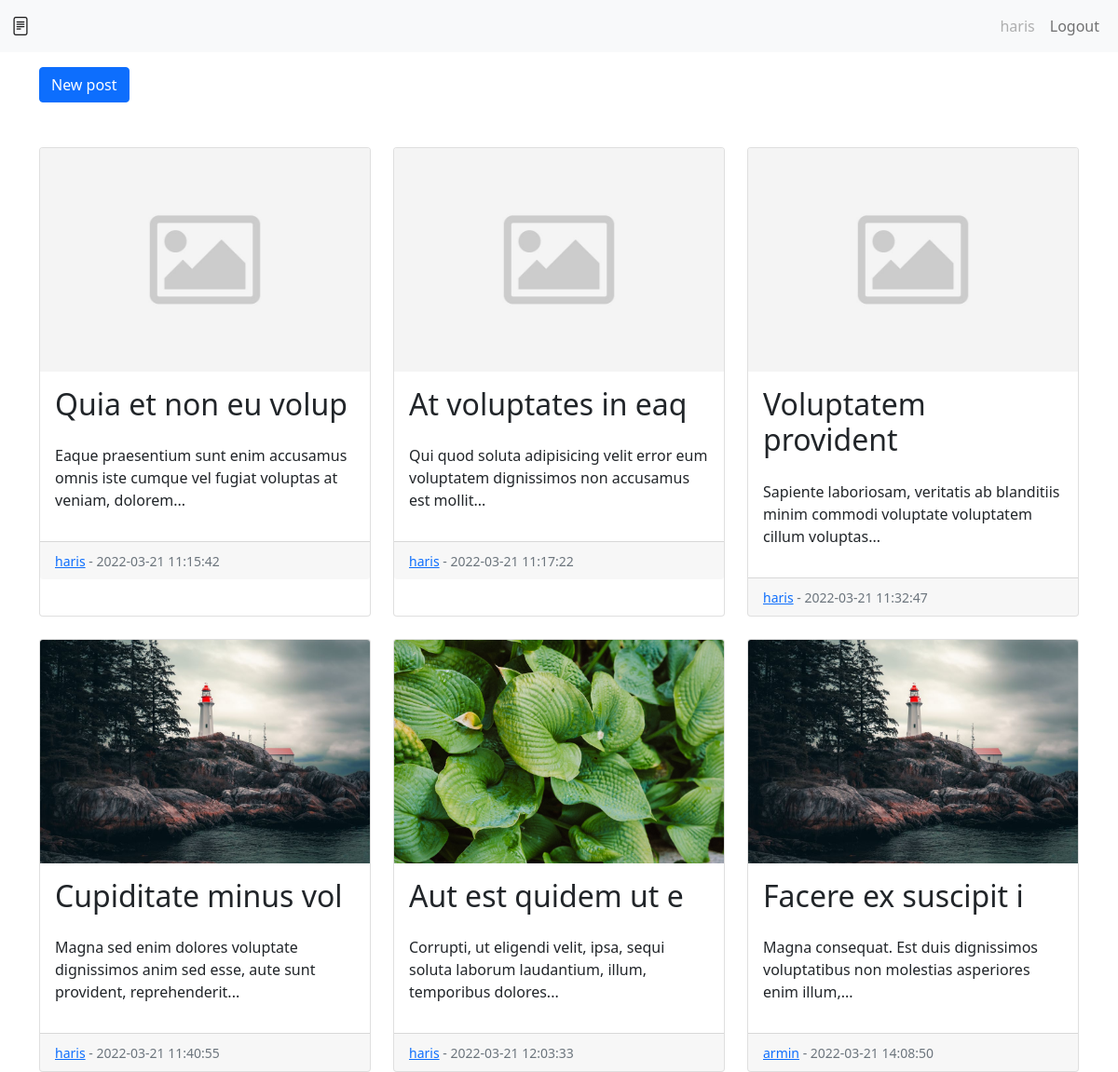
The page / (signed in) on the database its author committed.
### flaskr/models/user.py (models this page shows, shortened)
class User(db.Model):
    __tablename__ = 'users'
    id = db.Column(db.Integer, primary_key=True)
    username = db.Column(db.String, nullable=False)
    password = db.Column(db.String, nullable=False)

### flaskr/models/post.py (models this page shows, shortened)
class Post(db.Model):
    __tablename__ = 'posts'
    id = db.Column(db.Integer, primary_key=True)
    created = db.Column(db.DateTime, default=datetime.datetime.utcnow())
    image = db.Column(db.Text, nullable=False)
    title = db.Column(db.Text, nullable=False)
    body = db.Column(db.Text, nullable=False)
    author_id = db.Column(db.Integer, db.ForeignKey('users.id'), nullable=False)
    author = db.relationship('User')

### flaskr/posts.py (the view)
@bp.route('/', methods=('GET', 'POST'))
@login_required
def index():
    posts = Post.query.all()
    return render_template('posts/index.html', posts=posts)

### flaskr/auth.py (called while the page is built)
@bp.before_app_request
def load_logged_in_user():
    user_id = session.get('user_id')
    if not user_id:
        g.user = None
    else:
        g.user = User.query.filter_by(id=user_id).first()

def login_required(view):
    @functools.wraps(view)
    def wrapper(*args, **kwargs):
        if not g.user:
            return redirect(url_for('auth.login'))
        return view(*args, **kwargs)
    return wrapper

### flaskr/templates/posts/index.html (shortened to what this page needs)
{%extends 'base.html'%}
{%block content%}
<div class="row mb-4">
    <div class="col-2">
        <a href="{{url_for('posts.create')}}" class="btn btn-primary">New post</a>
    </div>
</div>
<div class="row row-cols-1 row-cols-md-3">
    {%for post in posts%}
    <div class="col g-4">
        <div class="card h-100">
            <a href="{{url_for('posts.show', post_id=post['id'])}}" style="text-decoration: none; color: inherit;">
                <img class="card-img-top" style="height: 30vh; object-fit: cover;"
                     src="{{url_for('static', filename=post['image'])}}"
                     alt="#">
                <div class="card-body">
                    <div class="card-title mb-4">
                        <h2>{{post.title}}</h2>
                    </div>
                    <div class="card-text">
                        <p>{{post.body|truncate(100)}}</p>
                    </div>
                </div>
            </a>
            <div class="card-footer text-muted">
                <small>
                    <a href="{{url_for('posts.by_author', username=post.author.username)}}">{{post.author.username}}</a>
                    -
                    {{post.created}}
                </small>
            </div>
        </div>
    </div>
    {%endfor%}
</div>
{%endblock%}

### flaskr/templates/base.html (shortened to what this page needs)
<!DOCTYPE html>
<html lang="en">
<head>
    <link href="https://cdn.jsdelivr.net/npm/bootstrap@5.0.2/dist/css/bootstrap.min.css" rel="stylesheet"
>
    <link rel="stylesheet" href="https://cdn.jsdelivr.net/npm/bootstrap-icons@1.8.1/font/bootstrap-icons.css">
</head>
<body>
<nav class="navbar navbar-expand-lg navbar-light bg-light">
    <div class="container-fluid">
        <a class="navbar-brand" href="{{url_for('posts.index')}}"><i class="bi bi-file-text"></i></a>
        <div class="collapse navbar-collapse align-items-end justify-content-end" id="navbarNavAltMarkup">
            <div class="navbar-nav">
                {%if g.user%}
                <a class="nav-link disabled" href="#" tabindex="-1" aria-disabled="true">{{g.user['username']}}</a>
                <a class="nav-link" href="{{url_for('auth.logout')}}">Logout</a>
                {%else%}
                <a class="nav-link" href="{{url_for('auth.register')}}">Register</a>
                <a class="nav-link" href="{{url_for('auth.login')}}">Login</a>
                {%endif%}
            </div>
        </div>
    </div>
</nav>
<section class="content">
    <div class="container">
        {%block content%}{%endblock%}
    </div>
</section>
</body>
</html>

### rows shown on the page
User: user.username "haris"
Post: image (placeholder picture), title "Quia et non eu volup", body "Eaque praesentium sunt enim accusamus omnis iste cumque vel fugiat voluptas at veniam, dolorem...", author.username "haris", created "2022-03-21 11:15:42"
Post: image (placeholder picture), title "At voluptates in eaq", body "Qui quod soluta adipisicing velit error eum voluptatem dignissimos non accusamus est mollit...", author.username "haris", created "2022-03-21 11:17:22"
Post: image (placeholder picture), title "Voluptatem provident", body "Sapiente laboriosam, veritatis ab blanditiis minim commodi voluptate voluptatem cillum voluptas...", author.username "haris", created "2022-03-21 11:32:47"
Post: image (picture), title "Cupiditate minus vol", body "Magna sed enim dolores voluptate dignissimos anim sed esse, aute sunt provident, reprehenderit...", author.username "haris", created "2022-03-21 11:40:55"
Post: image (picture), title "Aut est quidem ut e", body "Corrupti, ut eligendi velit, ipsa, sequi soluta laborum laudantium, illum, temporibus dolores...", author.username "haris", created "2022-03-21 12:03:33"
Post: image (picture), title "Facere ex suscipit i", body "Magna consequat. Est duis dignissimos voluptatibus non molestias asperiores enim illum,...", author.username "armin", created "2022-03-21 14:08:50"
